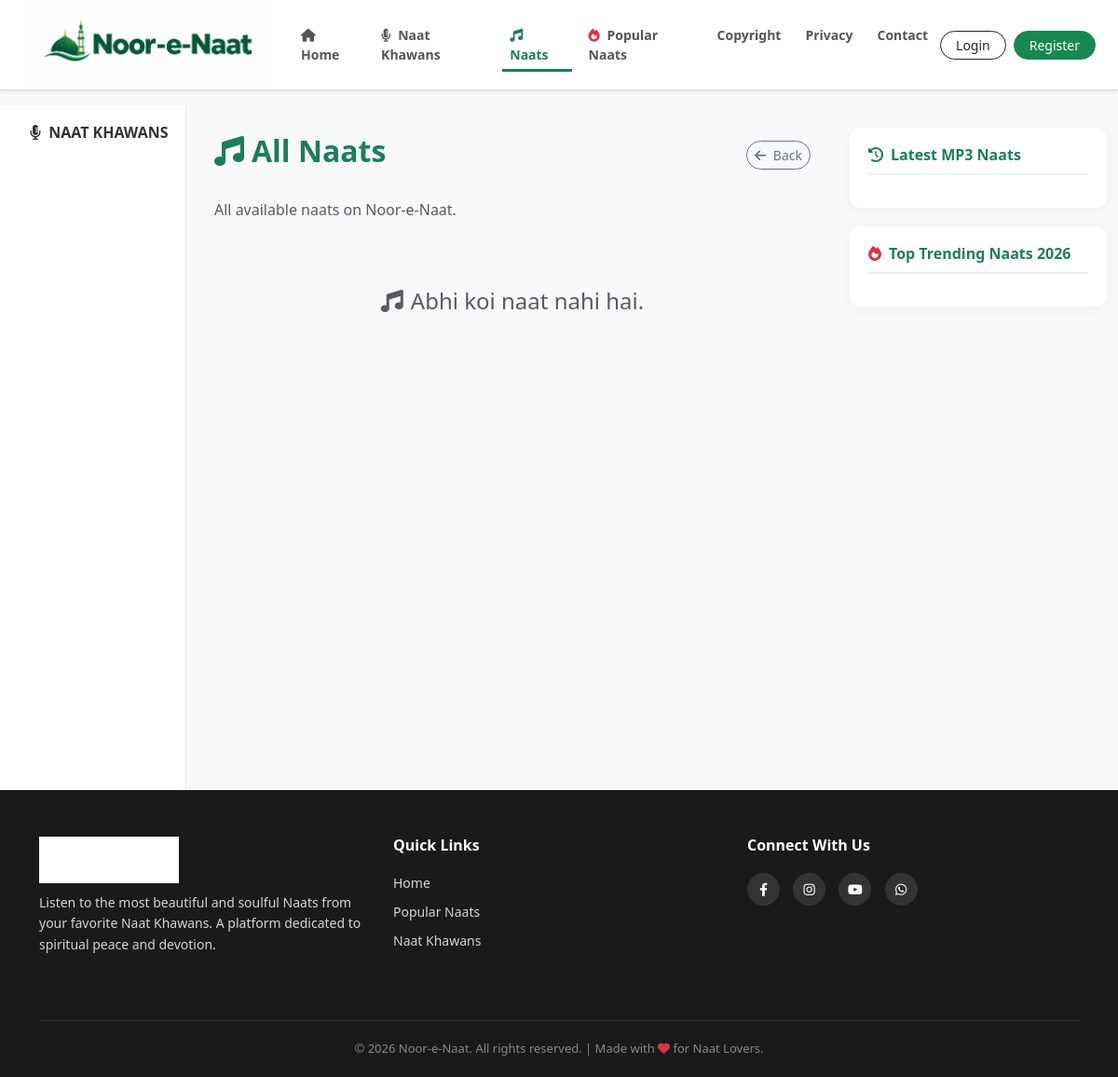
The page /naats/ on the database as committed earlier.
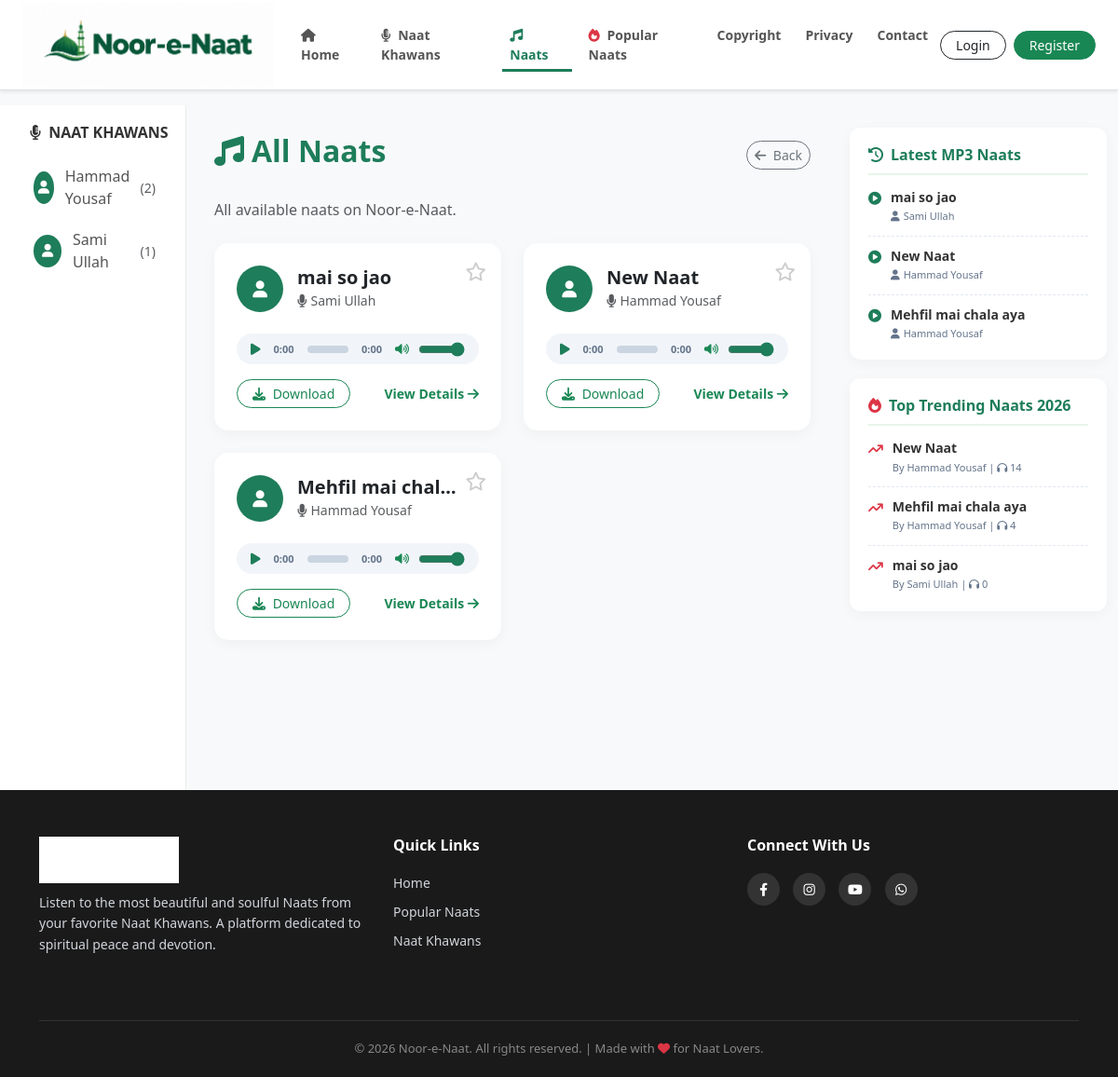
The same page on the database as committed later.
### naat_app/models.py (models this page shows, shortened)
class NaatKhawan(models.Model):
    name = models.CharField(max_length=200)
    image = models.ImageField(upload_to='naat_khawan/', blank=True, null=True)

class Naat(models.Model):
    title = models.CharField(max_length=200)
    naat_khawan = models.ForeignKey(NaatKhawan, on_delete=models.CASCADE, related_name='naats')
    audio_file = models.FileField(upload_to='naats/')
    uploaded_at = models.DateTimeField(auto_now_add=True)
    is_live = models.BooleanField(default=True)
    is_popular = models.BooleanField(default=False)
    views = models.IntegerField(default=0, help_text="Kitni dafa suni gayi")

### naat_app/views.py (the view)
# urls.py: path('naats/', views.all_naats, name='all_naats'), # Naya Naats Tab
def all_naats(request):
    khawans = NaatKhawan.objects.all()
    naats = Naat.objects.filter(is_live=True).order_by('-uploaded_at')
    latest_naats = Naat.objects.filter(is_live=True).order_by('-uploaded_at')[:10]
    trending_naats = Naat.objects.filter(is_live=True).order_by('-views')[:10]
    for k in khawans:
        k.naat_count = Naat.objects.filter(naat_khawan=k, is_live=True).count()
    if request.user.is_authenticated:
        user_favs = Favorite.objects.filter(user=request.user).values_list('naat_id', flat=True)
        for naat in naats:
            naat.is_fav = naat.id in user_favs
    else:
        for naat in naats:
            naat.is_fav = False
    context = {
        'naats': naats, 'khawans': khawans, 'latest_naats': latest_naats,
        'trending_naats': trending_naats, 'page_title': "All Naats",
        'page_subtitle': "Listen to all the naats available on Noor-e-Naat."
    }
    return render(request, 'all_naats.html', context)

### naat_app/templates/all_naats.html (shortened to what this page needs)
{% extends 'base.html' %}
{% block content %}
<div class="container-fluid mt-3">
    <div class="row">
        <div class="col-md-3 col-lg-2 sidebar d-none d-md-block">
            <h5><i class="fa-solid fa-microphone-lines me-1"></i> Naat Khawans</h5>
            {% for khawan in khawans %}
                <a href="{% url 'khawan_profile' khawan.id %}" class="khawan-link">
                    {% if khawan.image %}<img src="{{ khawan.image.url }}" class="artist-img-sidebar" alt="{{ khawan.name }}">{% else %}<div class="artist-placeholder-sidebar"><i class="fa-solid fa-user"></i></div>{% endif %}
                    {{ khawan.name }} <span class="ms-1 text-muted small">({{ khawan.naat_count }})</span>
                </a>
            {% endfor %}
        </div>
        <div class="col-12 col-md-6 col-lg-7 main-content">
            <div class="d-flex justify-content-between align-items-center mb-4">
                <h2 class="fw-bold" style="color: #1e7d5a;"><i class="fa-solid fa-music me-2"></i>All Naats</h2>
                <a href="/" class="btn btn-outline-secondary btn-sm rounded-pill"><i class="fa-solid fa-arrow-left me-1"></i> Back</a>
            </div>
            <p class="text-muted mb-4">All available naats on Noor-e-Naat.</p>
            <div class="row">
                {% for naat in naats %}
                <div class="col-12 col-xl-6 mb-4">
                    <div class="card naat-card p-3 p-md-4 h-100 position-relative">
                        <div class="position-absolute top-0 end-0 m-3">
                            {% if user.is_authenticated %}
                                <a href="{% url 'toggle_favorite' naat.id %}" class="fav-btn {% if naat.is_fav %}active{% endif %}" title="Add to Favorites">
                                    <i class="{% if naat.is_fav %}fa-solid{% else %}fa-regular{% endif %} fa-star"></i>
                                </a>
                            {% else %}
                                <a href="{% url 'login' %}" class="fav-btn" title="Login to Favorite">
                                    <i class="fa-regular fa-star"></i>
                                </a>
                            {% endif %}
                        </div>
                        <div class="d-flex align-items-center mb-2">
                            {% if naat.naat_khawan.image %}
                                <img src="{{ naat.naat_khawan.image.url }}" class="artist-img-card" alt="{{ naat.naat_khawan.name }}">
                            {% else %}
                                <div class="artist-placeholder-card"><i class="fa-solid fa-user"></i></div>
                            {% endif %}
                            <div>
                                <a href="{% url 'naat_detail' naat.id %}" class="text-decoration-none">
                                    <h5 class="fw-bold mb-0 text-truncate text-dark" style="max-width: 180px;">{{ naat.title }}</h5>
                                </a>
                                <small class="text-muted"><i class="fa-solid fa-microphone me-1"></i>{{ naat.naat_khawan.name }}</small>
                            </div>
                        </div>
                        <div class="custom-player" id="player-{{ naat.id }}">
                            <button class="cp-btn" onclick="toggleCustomPlay({{ naat.id }})">
                                <i class="fa-solid fa-play" id="play-icon-{{ naat.id }}"></i>
                            </button>
                            <span class="cp-time" id="current-time-{{ naat.id }}">0:00</span>
                            <div class="cp-progress-container" onclick="seekCustom(event, {{ naat.id }})">
                            </div>
                            <span class="cp-time" id="duration-{{ naat.id }}">0:00</span>
                            <i class="fa-solid fa-volume-high text-success" style="font-size: 12px;"></i>
                            <input type="range" class="cp-volume" min="0" max="1" step="0.1" value="1" oninput="changeCustomVolume({{ naat.id }}, this.value)">
                        </div>
                        <div class="d-flex justify-content-between align-items-center mt-3">
                            <a href="{% url 'download_naat' naat.id %}" class="btn btn-sm btn-outline-success rounded-pill px-3">
                                <i class="fa-solid fa-download me-1"></i> Download
                            </a>
                            <a href="{% url 'naat_detail' naat.id %}" class="text-success small text-decoration-none fw-bold">
                                View Details <i class="fa-solid fa-arrow-right"></i>
                            </a>
                        </div>
                    </div>
                </div>
                {% empty %}
                <div class="col-12 text-center py-5">
                    <h4 class="text-muted"><i class="fa-solid fa-music me-2"></i>Abhi koi naat nahi hai.</h4>
                </div>
                {% endfor %}
            </div>
        </div>
        <div class="col-md-3 col-lg-3 d-none d-md-block mt-4">
            <div class="right-widget">
                <h5><i class="fa-solid fa-clock-rotate-left me-2"></i>Latest MP3 Naats</h5>
                {% for l_naat in latest_naats %}
                <div class="widget-item">
                    <i class="fa-solid fa-circle-play widget-icon"></i>
                    <div class="widget-text">
                        <a href="{% url 'naat_detail' l_naat.id %}">{{ l_naat.title }}</a>
                        <small><i class="fa-solid fa-user me-1"></i>{{ l_naat.naat_khawan.name }}</small>
                    </div>
                </div>
                {% endfor %}
            </div>
            <div class="right-widget">
                <h5><i class="fa-solid fa-fire text-danger me-2"></i>Top Trending Naats 2026</h5>
                {% for t_naat in trending_naats %}
                <div class="widget-item">
                    <i class="fa-solid fa-arrow-trend-up text-danger widget-icon"></i>
                    <div class="widget-text">
                        <a href="{% url 'naat_detail' t_naat.id %}">{{ t_naat.title }}</a>
                        <small>By {{ t_naat.naat_khawan.name }} | <i class="fa-solid fa-headphones"></i> {{ t_naat.views }}</small>
                    </div>
                </div>
                {% endfor %}
            </div>
        </div>
    </div>
</div>
{% endblock %}

### naat_app/templates/base.html (shortened to what this page needs)
{% load static %}
<!DOCTYPE html>
<html lang="en">
<head>
    <link href="https://cdn.jsdelivr.net/npm/bootstrap@5.3.0/dist/css/bootstrap.min.css" rel="stylesheet">
    <link rel="stylesheet" href="https://cdnjs.cloudflare.com/ajax/libs/font-awesome/6.4.0/css/all.min.css">
</head>
<body>
    <nav class="navbar navbar-expand-lg sticky-top shadow-sm">
        <div class="container-fluid px-4">
            <a class="navbar-brand d-flex align-items-center" href="/">
                <img src="{% static 'images/logo.png' %}" alt="Noor-e-Naat Logo">
            </a>
            <div class="collapse navbar-collapse" id="navbarNav">
                <ul class="navbar-nav mx-auto">
                    <li class="nav-item">
                        <a class="nav-link {% if request.resolver_match.url_name == 'home' %}active{% endif %}" href="{% url 'home' %}">
                            <i class="fa-solid fa-house me-1"></i> Home
                        </a>
                    </li>
                    <li class="nav-item">
                        <a class="nav-link {% if request.resolver_match.url_name == 'all_naat_khawans' or request.resolver_match.url_name == 'khawan_profile' %}active{% endif %}" href="{% url 'all_naat_khawans' %}">
                            <i class="fa-solid fa-microphone-lines me-1"></i> Naat Khawans
                        </a>
                    </li>
                    <li class="nav-item">
                        <a class="nav-link {% if request.resolver_match.url_name == 'all_naats' %}active{% endif %}" href="{% url 'all_naats' %}">
                            <i class="fa-solid fa-music me-1"></i> Naats
                        </a>
                    </li>
                    <li class="nav-item">
                        <a class="nav-link {% if request.resolver_match.url_name == 'popular_naats' %}active{% endif %}" href="{% url 'popular_naats' %}">
                            <i class="fa-solid fa-fire text-danger me-1"></i> Popular Naats
                        </a>
                    </li>
                    <li class="nav-item">
                        <a class="nav-link {% if request.resolver_match.url_name == 'copyright_page' %}active{% endif %}" href="{% url 'copyright_page' %}">Copyright</a>
                    </li>
                    <li class="nav-item">
                        <a class="nav-link {% if request.resolver_match.url_name == 'privacy_page' %}active{% endif %}" href="{% url 'privacy_page' %}">Privacy</a>
                    </li>
                    <li class="nav-item">
                        <a class="nav-link {% if request.resolver_match.url_name == 'contact_page' %}active{% endif %}" href="{% url 'contact_page' %}">Contact</a>
                    </li>
                </ul>
                <div class="d-flex align-items-center gap-2 mt-3 mt-lg-0">
                    {% if user.is_authenticated %}
                        <div class="dropdown">
                            <button class="btn btn-outline-success btn-sm rounded-pill px-3 dropdown-toggle w-100" type="button" data-bs-toggle="dropdown">
                                <i class="fa-solid fa-user-circle me-1"></i> {{ user.username }}
                            </button>
                            <ul class="dropdown-menu dropdown-menu-end shadow border-0">
                                <li><a class="dropdown-item" href="{% url 'change_password' %}"><i class="fa-solid fa-key me-2 text-muted"></i>Change Password</a></li>
                                <li><hr class="dropdown-divider"></li>
                                <li><a class="dropdown-item text-danger" href="{% url 'logout' %}"><i class="fa-solid fa-right-from-bracket me-2"></i>Logout</a></li>
                            </ul>
                        </div>
                    {% else %}
                        <a href="{% url 'login' %}" class="btn btn-outline-dark btn-sm rounded-pill px-3 w-100">Login</a>
                        <a href="{% url 'register' %}" class="btn btn-success btn-sm rounded-pill px-3 w-100">Register</a>
                    {% endif %}
                </div>
            </div>
        </div>
    </nav>
    <div class="content-wrapper">
        {% block content %}{% endblock %}
    </div>
    <footer class="footer">
        <div class="container">
            <div class="row">
                <div class="col-md-4 mb-4 text-center text-md-start">
                    <img src="{% static 'images/logo.png' %}" alt="Noor-e-Naat" style="height: 50px; margin-bottom: 10px; filter: brightness(0) invert(1);">
                    <p style="font-size: 14px; line-height: 1.6;">Listen to the most beautiful and soulful Naats from your favorite Naat Khawans. A platform dedicated to spiritual peace and devotion.</p>
                </div>
                <div class="col-md-4 mb-4 text-center text-md-start">
                    <h5>Quick Links</h5>
                    <a href="{% url 'home' %}">Home</a>
                    <a href="{% url 'popular_naats' %}">Popular Naats</a>
                    <a href="{% url 'all_naat_khawans' %}">Naat Khawans</a>
                </div>
                <div class="col-md-4 mb-4 text-center text-md-start">
                    <h5>Connect With Us</h5>
                    <div class="social-icons mt-2">
                        <a href="#"><i class="fa-brands fa-facebook-f"></i></a>
                        <a href="#"><i class="fa-brands fa-instagram"></i></a>
                        <a href="#"><i class="fa-brands fa-youtube"></i></a>
                        <a href="#"><i class="fa-brands fa-whatsapp"></i></a>
                    </div>
                </div>
            </div>
            <div class="footer-bottom">
                &copy; 2026 Noor-e-Naat. All rights reserved. | Made with <i class="fa-solid fa-heart text-danger"></i> for Naat Lovers.
            </div>
        </div>
    </footer>
</body>
</html>

Rows that differ between the two databases and show on the page:
added NaatKhawan: name "Hammad Yousaf", naat_count "2"
added NaatKhawan: name "Sami Ullah", naat_count "1"
added Naat: title "mai so jao", naat_khawan.name "Sami Ullah", views "0"
added Naat: title "New Naat", naat_khawan.name "Hammad Yousaf", views "14"
added Naat: title "Mehfil mai chal…", naat_khawan.name "Hammad Yousaf", id "1", title "Mehfil mai chala aya", views "4"
Other text that changed with them:
text no longer shown: "Abhi koi naat nahi hai."
